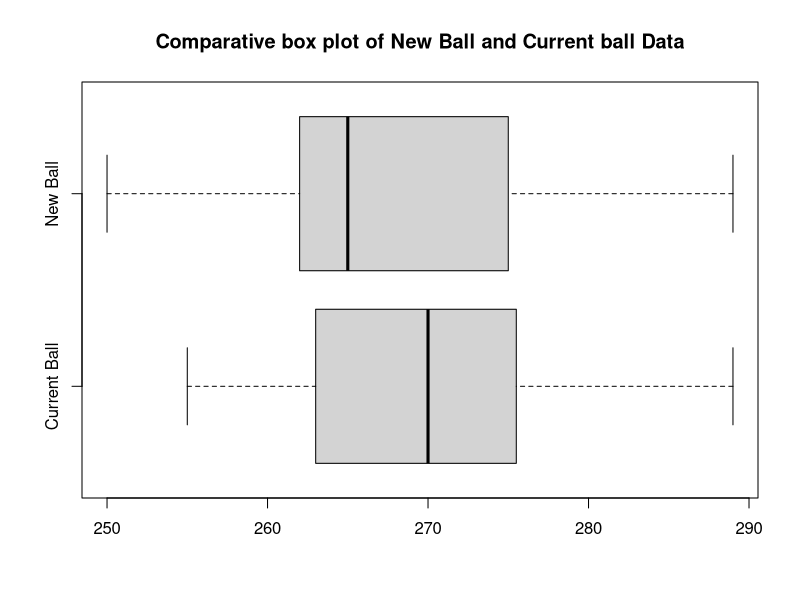
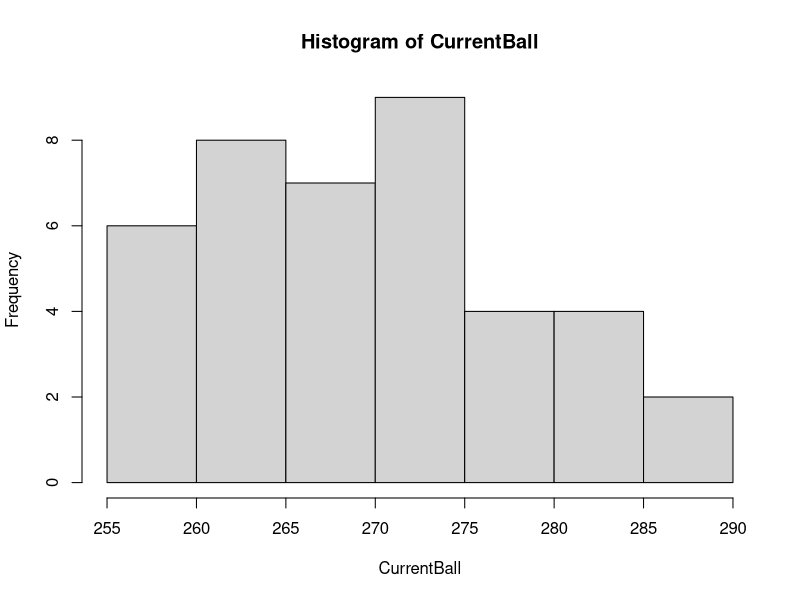
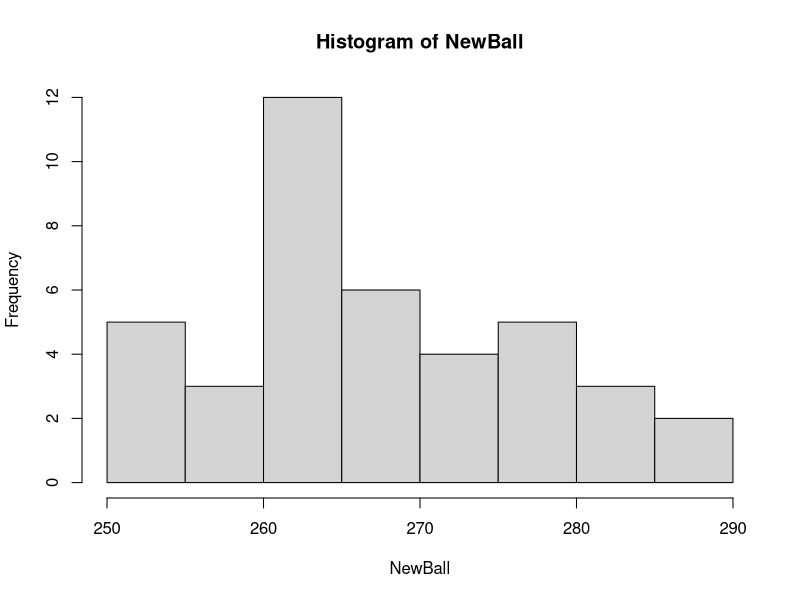

Here is the R script that generated these plots, in order:
#=============================================================================
# Data Analysis - Golf
#=============================================================================
#Environment Set up and Data Import
#Set up working Directory
setwd("C:/Users/Radhika/Desktop/R Programming/Project_Module1")
getwd()
#
#Read the input file
golf = read.csv("Golf.csv")
attach(golf)
#Find the internal structure of the data
str(golf)
#Find the descriptive statistics of the data
summary(golf)
#Test if the two samples are normally distributed
#Draw a box plot for comparing Current Ball and New Ball samples
boxplot(CurrentBall, NewBall, horizontal = TRUE,names = c("Current Ball", "New Ball"), 
        main="Comparative box plot of New Ball and Current ball Data")
# As per the box plot, both the samples are independent of each other
# As per the box plot, the mean and median are almost same for both the groups
# Hence, we can assume that each group data is normally distributed
# Draw histogram for each group to visualize the distribution

# Draw historgram for Current Ball group
hist(CurrentBall)
# Draw historgram for New Ball group
hist(NewBall)
#As per the histograms, data seems to be normally distributed

#Check if the samples have same variance using F test
# Use var.test function to check the equality of variances.
var.test(CurrentBall, NewBall, alternative = "two.sided")
# Null Hypothesis, H0 = Variance of Current Ball = Variance of New Ball
# Alternate Hypothesis Ha = Variance of Current Ball != Variance of New Ball
#data:  CurrentBall and NewBall
#F = 0.78219, num df = 39, denom df = 39, p-value = 0.4465
#alternative hypothesis: true ratio of variances is not equal to 1
#95 percent confidence interval:
#  0.413701 1.478906
#sample estimates:
#  ratio of variances 
#0.7821924 
# Since p-Value of 0.4465 is > 0.05, we fail to reject the null hypothesis
# Hence both the variances are equal.
#
#The assumptions of 2 sample t test are:
# a) The data continuous
# b) The data follow the normal distribution
# c) The variances of two samples are equal
# d) The two samples are independant
# e) Both the samples are simple random samples from their respective populations
#    meaning, each individual in the population has an equal probability of being
#    selected in the sample.
#
#With the above tests, we can say that the given data met the required assumptions
#of 2-Sample t test, hence, we use 2 sample t test to compae the driving distances
#of Current and New Ball data of golf data set.
#
# Calculate the p-value using 2 sample t test to compare the driving distances of
# Current and new golf ball data in the given data set
# Null Hypothesis H0= Mu New - Mu Curr = 0
# Alternate Hypothesis Ha = Mu New - Mu Curr != 0
t.test(CurrentBall, NewBall, alternative = "two.sided", mu=0, paired=FALSE, 
       var.equal=TRUE, conf.level = 0.95)
#
# Result:
#data:  CurrentBall and NewBall
#t = 1.3284, df = 78, p-value = 0.1879
#alternative hypothesis: true difference in means is not equal to 0
#95 percent confidence interval:
# -1.383958  6.933958
#sample estimates:
# mean of x mean of y 
#270.275   267.500 
#
#Since p-value 0.1879 > 0.05, we fail to reject the null hypothesis
# Hence, we conclude that, there is no considerable difference between the two 
# means of data to prove that the new coating has effect on the driving distances
# of golf balls.
# 
#95 percent confidence interval for the difference between the means of the
#population is: -1.383958  6.933958
#
#Calculate the 95% confidence Interval for the population of Current Ball
t.test(CurrentBall)
#95 percent confidence interval:267.4757  273.0743
#
#Calculate the 95% confidence Interval for the population of New Ball
t.test(NewBall)
#95 percent confidence interval:264.3348  270.6652
#
#Calculate the Standard Deviation of Current Ball Data
sd(CurrentBall)
#Calculate the Standard Deviation of New Ball Data
sd(NewBall)
#Find the Standard Deviation of difference of the two means of the data
SD=sd(NewBall - CurrentBall)
SD
# Find the true difference in the means of two samples
delta = mean(CurrentBall) - mean(NewBall)
delta
#Calculate the power of t test with the default value of beta=0.1(probability of type II error)
power.t.test(power = 0.9, delta = delta, sd=9.343, sig.level = 0.05, type = "two.sample", 
             alternative = "two.sided" )
#
#Two-sample t test power calculation 
#
#n = 516.4575
#delta = 2.775
#sd = 13.74397
#sig.level = 0.05
#power = 0.9
#alternative = two.sided
#
# The power of the test is the probability that we make the right decision
# when the null is not correct.
#The above result shows that, we need a sample size of 517 (rounded to the next
# whole number) to make the right decision about the golf balls.
shapiro.test(CurrentBall)
shapiro.test(NewBall)
